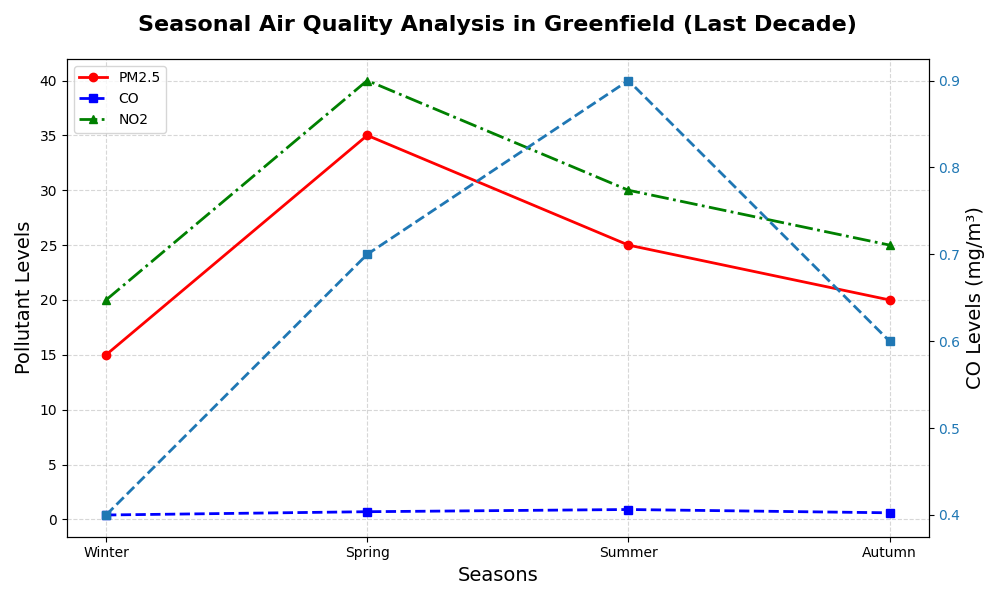

Reproduce this figure in Python.
import matplotlib.pyplot as plt
import numpy as np

# Data for pollutants over four seasons
seasons = np.array(['Winter', 'Spring', 'Summer', 'Autumn'])

# Altered Levels for pollutants
pm25_levels = np.array([15, 35, 25, 20])  # Randomly altered PM2.5 levels
co_levels = np.array([0.4, 0.7, 0.9, 0.6])  # Randomly altered CO levels
no2_levels = np.array([20, 40, 30, 25])  # Randomly altered NO2 levels

# Creating the plot
fig, ax = plt.subplots(figsize=(10, 6))

# Plot the data for each pollutant
ax.plot(seasons, pm25_levels, marker='o', linestyle='-', color='red', linewidth=2, label='PM2.5')
ax.plot(seasons, co_levels, marker='s', linestyle='--', color='blue', linewidth=2, label='CO')
ax.plot(seasons, no2_levels, marker='^', linestyle='-.', color='green', linewidth=2, label='NO2')

# Title and labels
ax.set_title("Seasonal Air Quality Analysis in Greenfield (Last Decade)", fontsize=16, fontweight='bold', pad=20)
ax.set_xlabel("Seasons", fontsize=14)
ax.set_ylabel("Pollutant Levels", fontsize=14)

# Adding a secondary y-axis for CO levels due to different units
ax_right = ax.twinx()
ax_right.set_ylabel("CO Levels (mg/m³)", fontsize=14)

# Correspondence of CO levels to secondary y-axis
color = 'tab:blue'
ax_right.plot(seasons, co_levels, marker='s', linestyle='--', color=color, linewidth=2)
ax_right.tick_params(axis='y', labelcolor=color)

# Adding legends
ax.legend(loc='upper left', fontsize='medium')

# Grid and layout adjustments
ax.grid(True, linestyle='--', alpha=0.5)
plt.tight_layout()

# Display the plot
plt.show()
